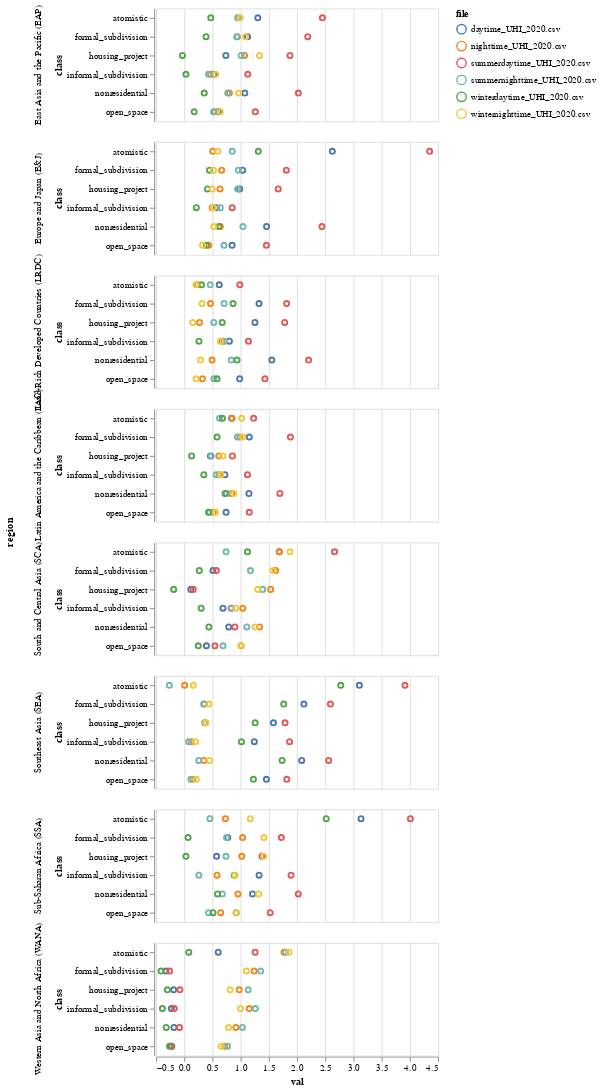

The code cell stored with this chart in its notebook:
### Code cell
selection = alt.selection_point(fields=['file'], bind='legend')

alt.Chart(uhdf_region).mark_point().encode(
    alt.X('val'),
    alt.Y('class'),
    alt.Color('file'),
    alt.Row('region'),
    opacity=alt.condition(selection, alt.value(1), alt.value(0.2))
).add_params(
    selection
)

### Figure 1 — Vega-Lite specification as saved in the notebook (floating-point values rounded to 4 significant figures; data arrays with more than 128 entries replaced by an {"elided": "..."} marker saying what was removed)
{"config": {"view": {"continuousWidth": 300, "continuousHeight": 300}}, "data": {"name": "data-df411bc1c381cb9207c39189eb126b54"}, "mark": {"type": "point"}, "encoding": {"color": {"field": "file", "type": "nominal"}, "opacity": {"condition": {"param": "param_2", "value": 1}, "value": 0.2}, "row": {"field": "region", "type": "nominal"}, "x": {"field": "val", "type": "quantitative"}, "y": {"field": "class", "type": "nominal"}}, "params": [{"name": "param_2", "select": {"type": "point", "fields": ["file"]}, "bind": "legend"}], "$schema": "https://vega.github.io/schema/vega-lite/v5.14.1.json", "datasets": {"data-df411bc1c381cb9207c39189eb126b54": {"elided": "288 records"}}}
